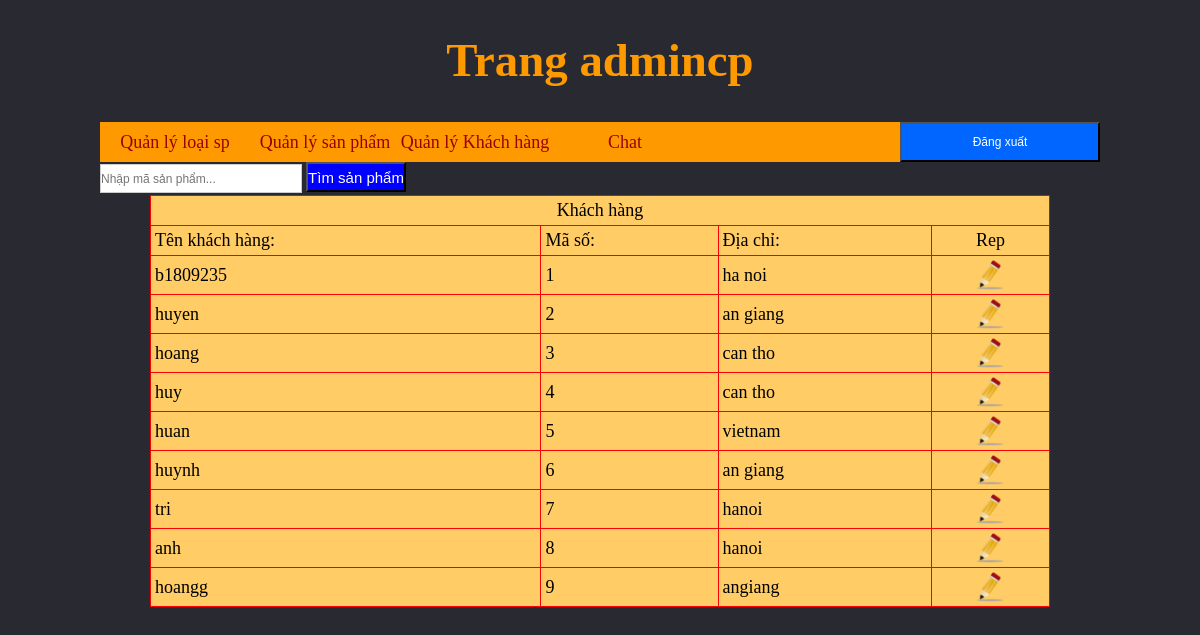
The app's page /admin/index.php?quanly=chat&ac=u (signed in) with its own data.
### tables this page shows
CREATE TABLE `khachhang` (
  `MSKH` int(11) NOT NULL,
  `HoTenKH` varchar(255) NOT NULL,
  `Email` varchar(100) NOT NULL,
  `MatKhau` varchar(100) NOT NULL,
  `SoDienThoai` int(11) NOT NULL,
  `DiaChi` varchar(200) NOT NULL
);

### admin/chat.php (the view)
<?php
	$sql_lietkesp="select * from KhachHang ";
	$row_lietkesp=mysql_query($sql_lietkesp);
?>
<table width="400px" border="1">
  <tr >
    <td  colspan="4" style="text-align:center";>Khách hàng  </td>
  </tr>
  <tr>
    <td>Tên khách hàng:</td>
        <td>Mã số:</td>
                <td>Địa chỉ:</td>
    <td  style="text-align:center";>Rep </td>
  </tr>
  <?php
  while($dong=mysql_fetch_array($row_lietkesp)){
  ?>
  <tr>
    <td><?php echo $dong['HoTenKH']?></td>
    <td><?php echo $dong['MSKH'] ?></td>
        <td><?php echo $dong['DiaChi'] ?></td>
    <td><a href="?quanly=xulyyy&ac=gui&id=<?php echo $dong['MSKH']?>" class="delete_link"><center><img src="imgs/edit.png" width="30" height="30" /></center></a></td>
  </tr>
  <?php
  }
  ?>
</table>

### admin/admin.css (style rules this page uses)
* { padding:0; margin:0; }
table { border-collapse:collapse; width:100%; background-color:#FC6; border:1px solid #F00; }
table tr td { color:#000; font-size:18px; padding:4px; }
body { background:#292931; }
a { color:#0000FF; text-decoration:none; }

### records on screen
khachhang: HoTenKH "b1809235", MSKH "1", DiaChi "ha noi"
khachhang: HoTenKH "huyen", MSKH "2", DiaChi "an giang"
khachhang: HoTenKH "hoang", MSKH "3", DiaChi "can tho"
khachhang: HoTenKH "huy", MSKH "4", DiaChi "can tho"
khachhang: HoTenKH "huan", MSKH "5", DiaChi "vietnam"
khachhang: HoTenKH "huynh", MSKH "6", DiaChi "an giang"
khachhang: HoTenKH "tri", MSKH "7", DiaChi "hanoi"
khachhang: HoTenKH "anh", MSKH "8", DiaChi "hanoi"
khachhang: HoTenKH "hoangg", MSKH "9", DiaChi "angiang"
